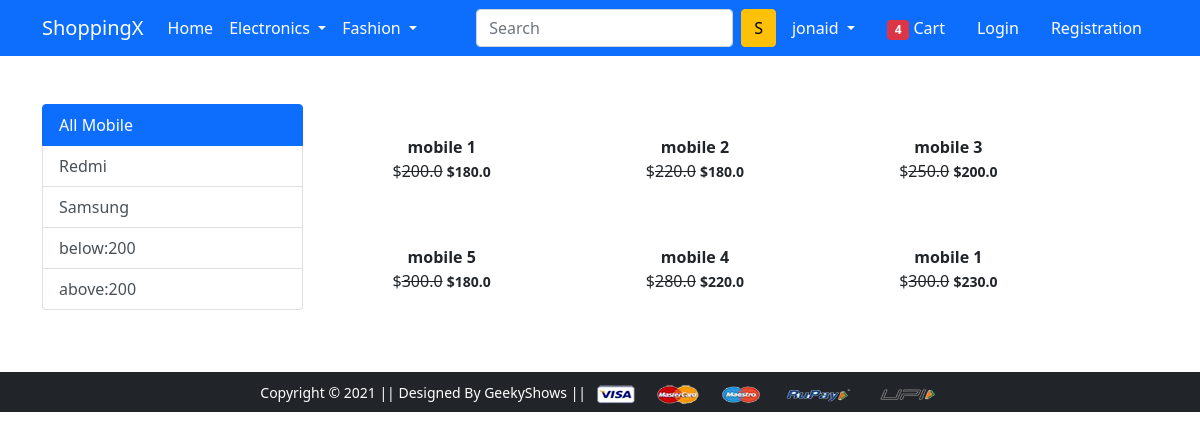
/mobile/, run on the app's committed database.
### app/models.py (models this page shows, shortened)
class Product(models.Model):
    title=models.CharField(max_length=100)
    selling_price=models.FloatField()
    discount_price=models.FloatField()
    description=models.TextField()
    brand =models.CharField(max_length=100)
    category=models.CharField(choices=CATEGORY_CHOICHES,
    max_length= 2)
    product_image = models.ImageField(upload_to ='productimage')

### app/views.py (the view)
# urls.py: path('mobile/', views.mobile, name='mobile'),
def mobile(request,data=None):
    if data == None:
        mobiles=Product.objects.filter(category='M')
    elif data =='Redmi'or data=='Samsung':
        mobiles=Product.objects.filter(category='M').filter (brand=data)
    elif data == 'below':
        mobiles=Product.objects.filter(category='M').filter(discount_price__gt=200)
    elif data == 'above':
        mobiles=Product.objects.filter(category='M').filter(discount_price__lt=200)
    return render(request, 'app/mobile.html',{
        'mobiles':mobiles,
    })

### templates/app/mobile.html (shortened to what this page needs)
{% extends 'app/base.html' %}
{% load static %}
{% block main-content %}
<div class="container my-5">
 <div class="row">
  <div class="col-sm-3">
          <div class="list-group" id="list-tab" role="tablist">
            <a href="{% url 'mobile' %}" class="list-group-item list-group-item-action active" aria-controls="list-home">All Mobile</a>
            <a href="{% url 'mobiledata' 'Redmi' %}" class="list-group-item list-group-item-action" aria-controls="list-profile">Redmi</a>
            <a href="{% url 'mobiledata' 'Samsung' %}" class="list-group-item list-group-item-action"   aria-controls="list-messages">Samsung</a>
            <a href="{% url 'mobiledata' 'below' %}" class="list-group-item list-group-item-action"   aria-controls="list-messages">below:200</a>
            <a href="{% url 'mobiledata' 'above' %}" class="list-group-item list-group-item-action"   aria-controls="list-messages">above:200</a>
          </div>
  </div>
  <div class="col-sm-8 ">
    <div class="row">
     {% for product in mobiles %}
     <div class="col-sm-4 text-center mb-4">
         <a href="{% url 'product-detail' product.id %}" class="btn" >
             <div class="item">
                 <div class="fw-bold">{{ product.title }}</div>
                 <div class="fw-light text-decoration- line-through">$<del>{{ product.selling_price }}</del> <small class="fw-bold">
                     ${{ product.discount_price }}
                 </small> </div>
             </div>
         </a>
     </div>
     {% endfor %}
    </div>
   </div>
 </div>
</div>
{% endblock main-content %}

### templates/app/base.html (shortened to what this page needs)
<!doctype html>
{% load static %}
<html lang="en">
  <head>
    <link href="https://cdn.jsdelivr.net/npm/bootstrap@5.0.0-beta1/dist/css/bootstrap.min.css" rel="stylesheet">
    <link rel="stylesheet" href="{% static 'app/css/owl.carousel.min.css' %}">
    <link rel="stylesheet" href="{% static 'app/css/all.min.css' %}">
    <link rel="stylesheet" href="{% static 'app/css/style.css' %}">
  </head>
  <body>
    <nav class="navbar navbar-expand-lg navbar-dark bg-primary">
     <div class="container">
       <a class="navbar-brand" href="/">ShoppingX</a>
       <div class="collapse navbar-collapse" id="navbarSupportedContent">
         <ul class="navbar-nav me-auto mb-2 mb-lg-0">
           <li class="nav-item">
             <a class="nav-link active" aria-current="page" href="/">Home</a>
           </li>
           <li class="nav-item dropdown">
             <a class="nav-link dropdown-toggle text-white" href="#" id="electronicsDropdown" role="button" data-bs-toggle="dropdown" aria-expanded="false">
               Electronics
             </a>
           </li>
           <li class="nav-item dropdown">
             <a class="nav-link dropdown-toggle text-white" href="#" id="fashionDropdown" role="button" data-bs-toggle="dropdown" aria-expanded="false">
               Fashion
             </a>
           </li>
         </ul>
         <form class="d-flex">
           <input class="form-control me-2" type="search" placeholder="Search" aria-label="Search">
           <button class="btn btn-warning" type="submit">S</button>
         </form>
         <div>
          <ul class="navbar-nav me-auto mb-2 mb-lg-0">
           <li class="nav-item dropdown mx-2">
              <a class="nav-link dropdown-toggle text-white" href="#" id="profileDropdown" role="button" data-bs-toggle="dropdown" aria-expanded="false">
                jonaid
              </a>
            </li>
            <li class="nav-item mx-2">
             <a href="{% url 'add-to-cart' %}" class="nav-link text-white"><span class="badge bg-danger">4</span> Cart </a>
            </li>
            <li class="nav-item mx-2">
             <a href="{% url 'login' %}" class="nav-link text-white">Login</a>
            </li>
            <li class="nav-item mx-2">
             <a href="{% url 'customerregistration' %}" class="nav-link text-white">Registration</a>
            </li>
          </ul>
         </div>
       </div>
     </div>
    </nav>
    {% block main-content %} {% endblock main-content %}
    <footer class="container-fluid bg-dark text-center p-2 mt-5">
        <small class="text-white">Copyright &copy; 2021 || Designed By GeekyShows || </small>
        <img src="{% static 'app/images/payment.png' %}" alt="" srcset="" class="img-fluid" height="2px">
    </footer>
  </body>
</html>

### data on the page
Product: title "mobile 1", selling_price "200.0", discount_price "180.0"
Product: title "mobile 2", selling_price "220.0", discount_price "180.0"
Product: title "mobile 3", selling_price "250.0", discount_price "200.0"
Product: title "mobile 5", selling_price "300.0", discount_price "180.0"
Product: title "mobile 4", selling_price "280.0", discount_price "220.0"
Product: title "mobile 1", selling_price "300.0", discount_price "230.0"
